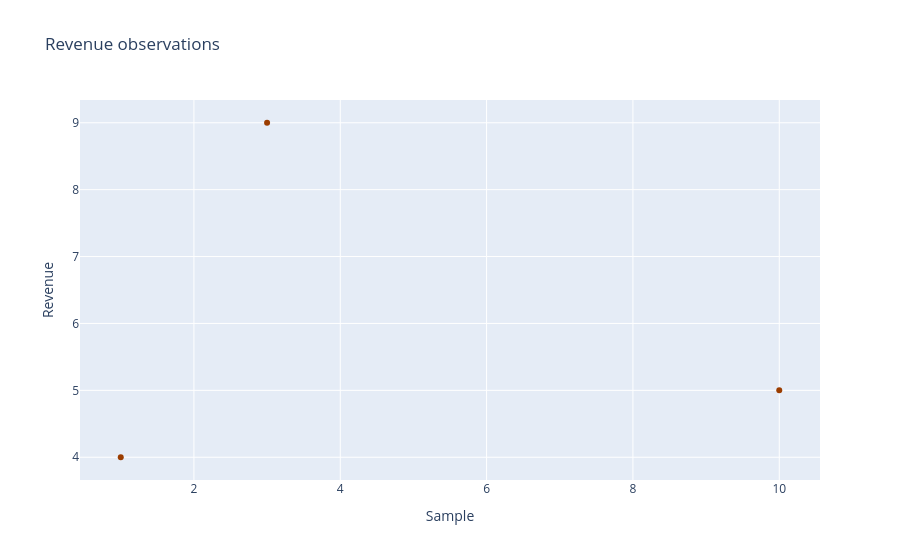

Notebook source saved alongside this figure:
### Code cell
chart = go.Figure(go.Scatter(
    x=np.array([1, 3, 10], dtype=np.float64),
    y=np.array([4, 9, 5], dtype=np.float64),
    mode="markers", name="Observations", marker_color="#9b3d00",
))
chart.update_layout(title="Revenue observations", xaxis_title="Sample", yaxis_title="Revenue")
chart.show(renderer="plotly_mimetype")

### Figure 1 — Plotly figure (JSON) as saved in the notebook; plotly's stock layout.template omitted (floating-point values rounded to 4 significant figures)
{"data": [{"marker": {"color": "#9b3d00"}, "mode": "markers", "name": "Observations", "type": "scatter", "x": [1.0, 3.0, 10.0], "y": [4.0, 9.0, 5.0]}], "layout": {"title": {"text": "Revenue observations"}, "xaxis": {"title": {"text": "Sample"}}, "yaxis": {"title": {"text": "Revenue"}}}}
